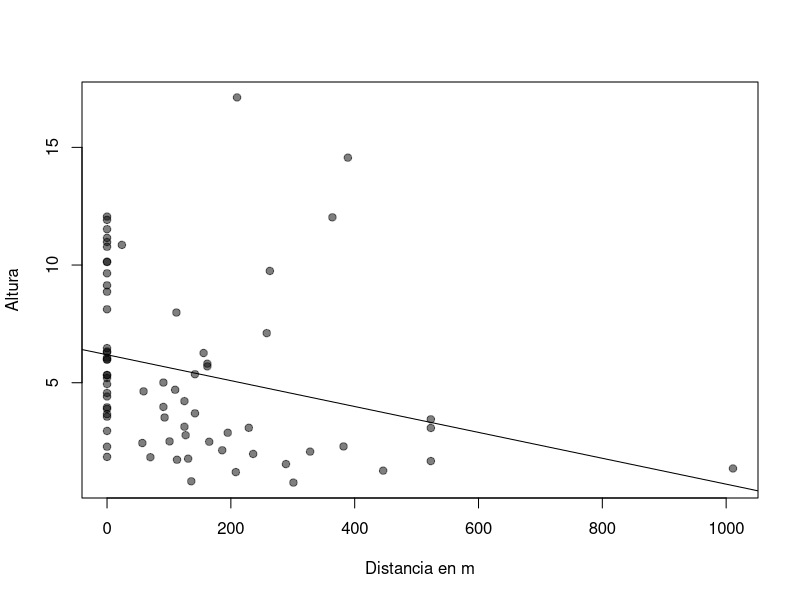
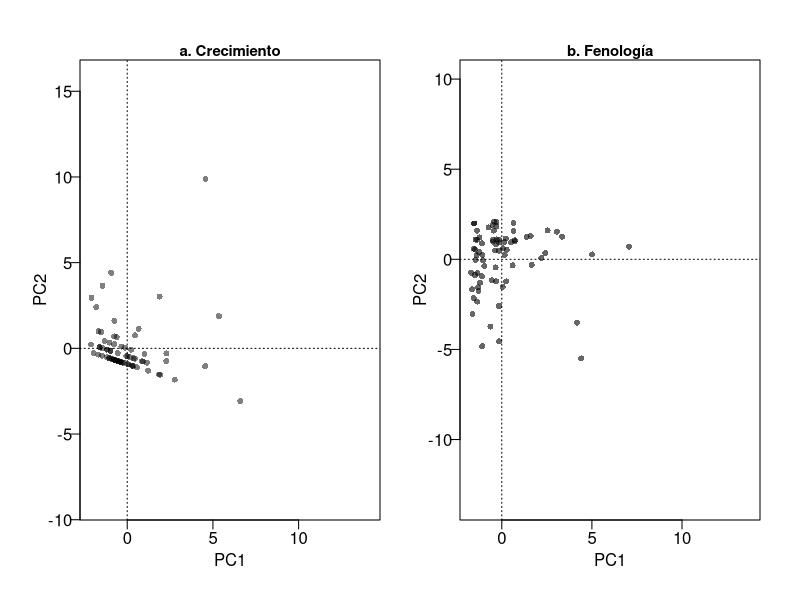

The R script that drew these images, in order:
## ---- chunk 1
##Cargamos los datos
library(readxl)

trait <- read_excel("trait.xlsx")
vege <- read_excel("vegetacion.xlsx")

##Reformamos los datos para calcular CWM
vegeT <- data.frame(Especies=colnames(vege[,-1]), t(vege[,-1]))
rownames(vegeT) <- 1:71
colnames(vegeT)[-1] <- vege$COD.PAR

##Hacemos una función para calcular

cwm <- function(x, trait, sppV, sppT, Ntrait){
  #x= matriz de datos de abundancia
  #trait = matriz de datos de caracteres por especie
  #sppV = el nombre de la columna especies en vegetación
  #sppT = el nombre de la columna especies en trait
  #Ntrait = el nombre del trait a analizar
  
  #Convertimos en abundancia relativa por sitio
  
  xAR <- data.frame(Especies=x[,sppV],x[,colnames(x)!=sppV]/
                      colSums(x[,colnames(x)!=sppV]))
  colnames(trait)[which(colnames(trait)==sppT)] <- "Especies"
  xT <- merge(xAR, trait[, c("Especies",Ntrait)], by="Especies")
  
  #Calculamos el cwm
  cwm <- colSums(xT[,2:(ncol(xT)-1)]*xT[,ncol(xT)])
  return(cwm)
  }

##Calculamos CWM usando la función

CWM.Dens <- cwm(x=vegeT, trait = trait, sppV = "Especies", 
                sppT = "especies", Ntrait = "Altura")

##Cargamos los datos de las parcelas
par <- read_excel("parcelas.xlsx")

##Reducimos las parcelas
parF <- par[,c(3,12,23)]
parF <- aggregate(parF[,2:3], by=list("COD.PAR"=parF$COD.PAR),
                  min)

#Ordenamos los datos
cwmPar <- data.frame(parcelas=names(CWM.Dens), Altura = CWM.Dens)

#los juntamos con los datos de distancias como medida de disturbio

cwmPar <- merge(cwmPar, parF, by.x = "parcelas", by.y="COD.PAR")

#Ajustamos un modelo y Graficamos
mod <- glm(cwmPar$Altura~cwmPar$Caprino)
summary(mod)

plot(cwmPar$Caprino, cwmPar$Altura, pch = 19, col = rgb(0,0,0,0.5),
     xlab="Distancia en m", ylab="Altura")
abline(mod)
## ---- chunk 2
##Unimos los datos de vegetación con los traits 
##categóricos

vgT <- merge(vegeT, trait[, c(1,7,8)], by.x = "Especies",
             by.y = "especies")

crec <- aggregate(vgT[,2:73], by=list(crec=vgT$Crecimiento),
                  sum)
crecT <- t(crec[,-1])
colnames(crecT) <- crec[,1]
  
fen <- aggregate(vgT[,2:73], by=list(fen=vgT$Fenolog.a.hoja),
                  sum)
fenT <- t(fen[,-1])
colnames(fenT) <- fen[,1] 

##Hacemos una ordenación
##Verificamos la respuesta
library(vegan)
ordCrec <- decorana(crecT)
ordCrec
ordFen <- decorana(fenT)
ordFen

##Hacemos un pca

pcaCrec <- rda(crecT)
summary(pcaCrec)
pcaFen <- rda(fenT)
summary(pcaFen)

par(mfcol=c(1,2), mar=c(3,3,1,1), oma=c(1,1,2,1), mgp=c(1.5,0.4,0), tck=-0.03)
plot(pcaCrec, scaling=2, type="n", las=1)
points(pcaCrec, display = "sites", col=rgb(0,0,0,0.5), pch=16, cex=0.8)
text(pcaCrec, display = "spec",cex=0.7,pos=2, col="darkblue")
mtext("a. Crecimiento", side=3, cex=0.9, font=2)

plot(pcaFen, scaling=2, type="n", las=1)
points(pcaFen, display = "sites", col=rgb(0,0,0,0.6), pch=16, cex=0.8)
text(pcaFen, display = "spec",cex=0.7)
mtext("b. Fenología", side=3, cex=0.9, font=2)

traitC <- data.frame(COD.PAR=names(summary(pcaFen)$sites[,1]),
                     fen=summary(pcaFen)$sites[,1],
                     crec=summary(pcaCrec)$sites[,1])

##Juntamos con los datos de parcelas
traitCP <- merge(traitC, parF, by="COD.PAR")

#Ajustamos los modelos

modCD <- lm(crec~DISTANCIA, data=traitCP)
summary(modCD)
modCC <- lm(crec~Caprino, data=traitCP)
summary(modCC)

modFD <- lm(fen~DISTANCIA, data=traitCP)
summary(modFD)
modFC <- lm(fen~Caprino, data=traitCP)
summary(modFC)


